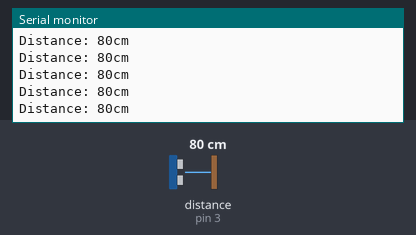
The sketch below on a simulated Arduino Uno, built with avr-gcc and run on an emulated ATmega328P. Shown: the last lines printed to the serial monitor. Wiring (inferred from the names in the program): ultrasonic range finder: trigger pin 2; echo pin 3. The test bench sets the inputs (shaded band); at power-on: distance to the obstacle (sensor on pin 3) 80 cm. The echo pulse lasts 58.3 µs per cm.

Above: at 1.2 s.
1.3 s: distance to the obstacle (sensor on pin 3) set to 2 cm
At 1.38 s:
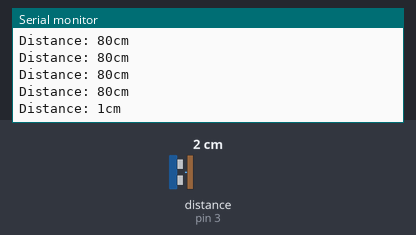
4.3 s: distance to the obstacle (sensor on pin 3) set to 250 cm
At 4.41 s:
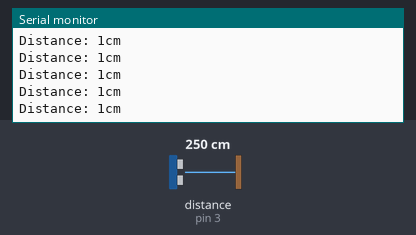
Timing chart, 0 to 7.3 s (numbered marks = the images above; inputs shaded):
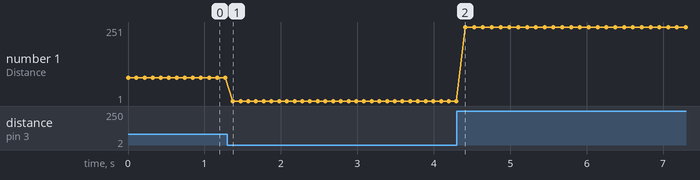

The sketch:

hcsr04.ino
```cpp
#define triggerPin 2
#define echoPin 3

void setup() {
  // initialize serial communication:
  Serial.begin(9600);
  pinMode(triggerPin, OUTPUT);
  pinMode(echoPin, INPUT);
}

void loop() {
  long duration, cm;

  digitalWrite(triggerPin, LOW);
  delayMicroseconds(2);
  digitalWrite(triggerPin, HIGH);
  delayMicroseconds(50);
  digitalWrite(triggerPin, LOW);

  duration = pulseIn(echoPin, HIGH);
  cm = microsecondsToCentimeters(duration);

  Serial.print("Distance: ");
  Serial.print(cm);
  Serial.print("cm");
  Serial.println();

  //100ms
  delay(100);
}

long microsecondsToCentimeters(long microseconds) {
  // The speed of sound is 340 m/s or 29 microseconds per centimeter.
  // The ping travels out and back, so to find the distance of the
  // object we take half of the distance travelled.
  return microseconds / 29 / 2;
}
```

Measured:
- after the input at 1.3 s, the serial monitor: prints a new line after 0.07 s (image 1)
- plotted number 1: 80 → 1 after the input at 1.3 s, 1 → 251 after the input at 4.3 s
